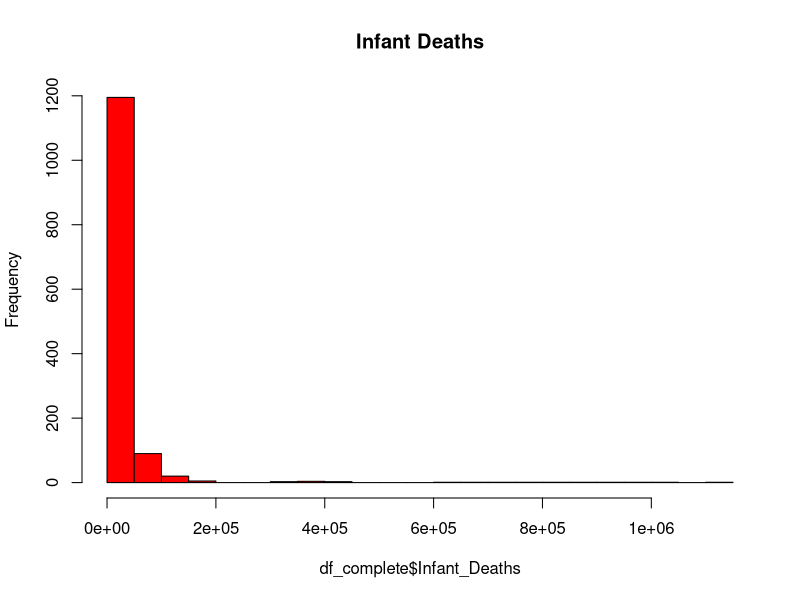
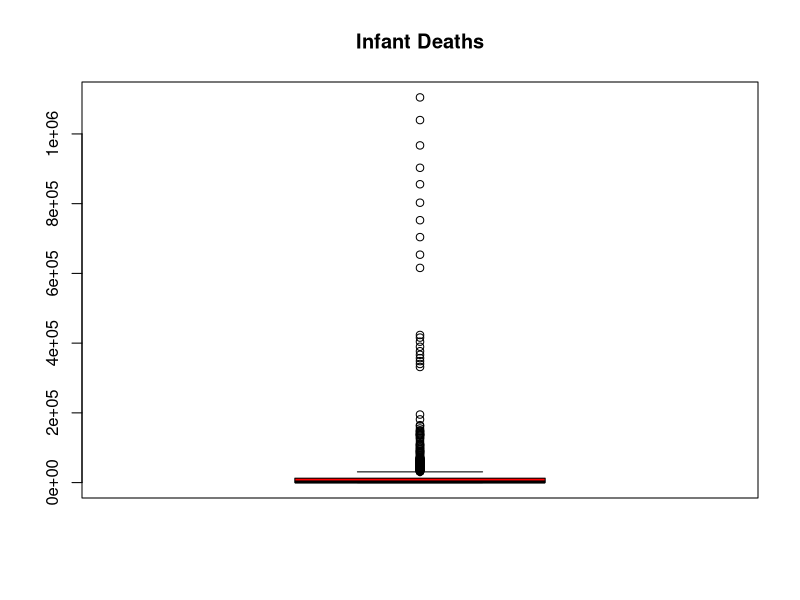
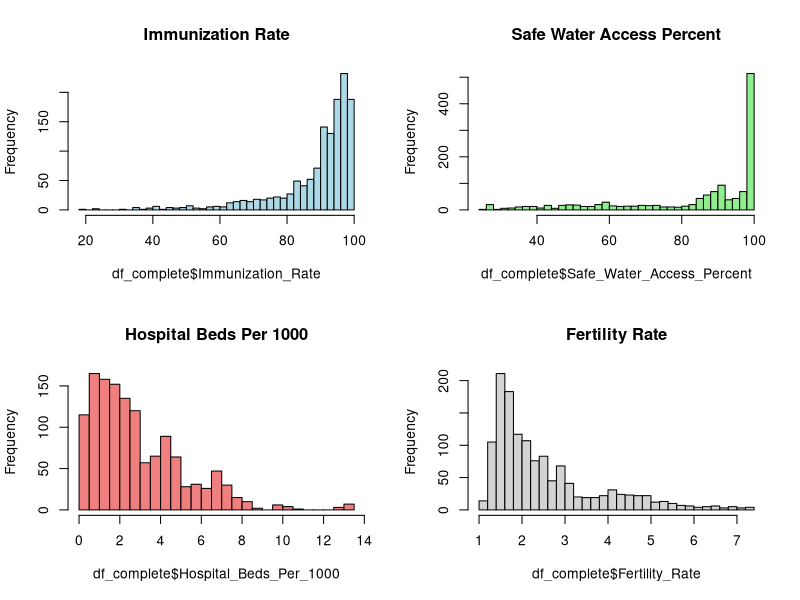
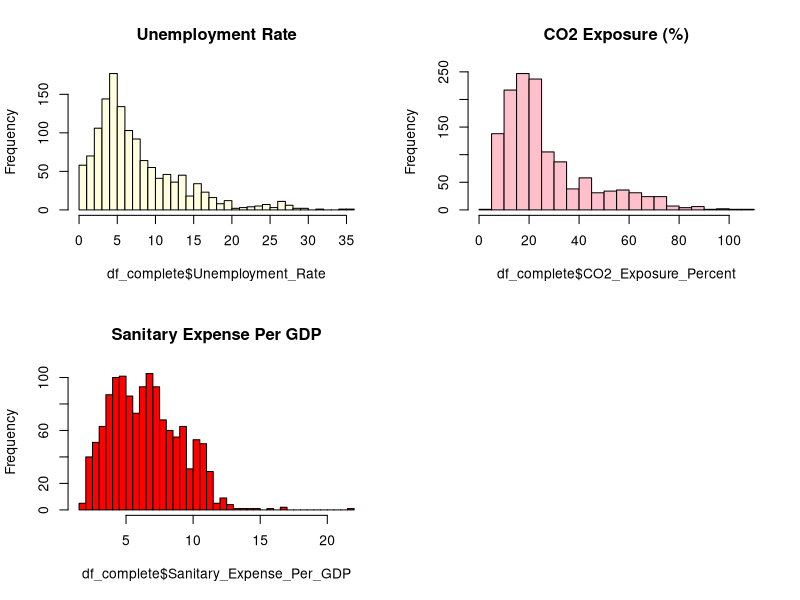
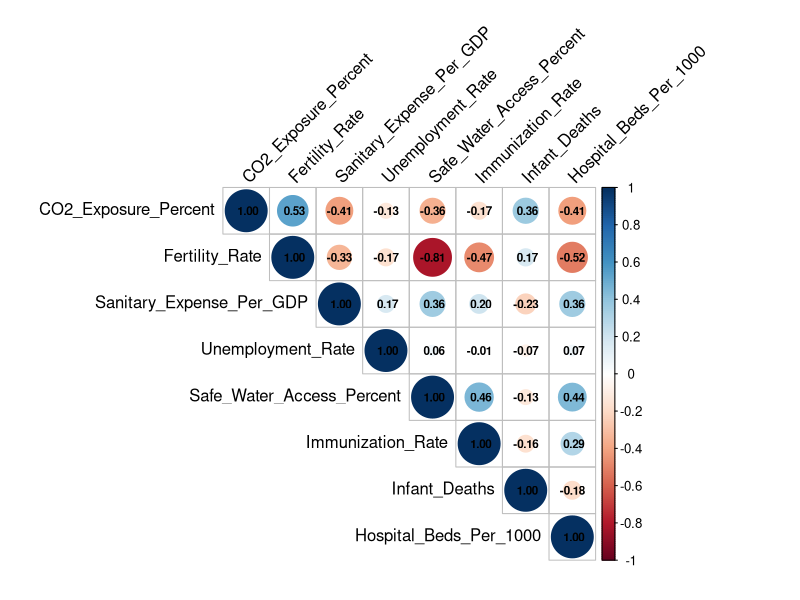
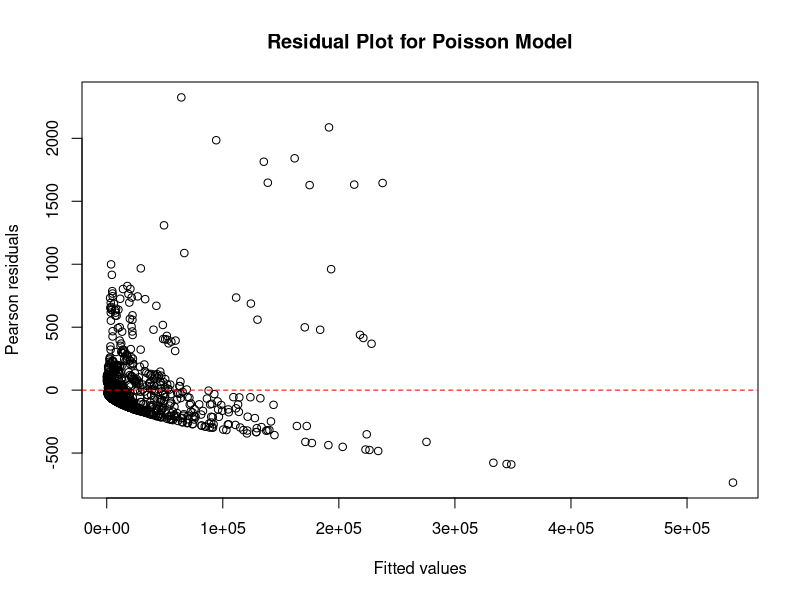
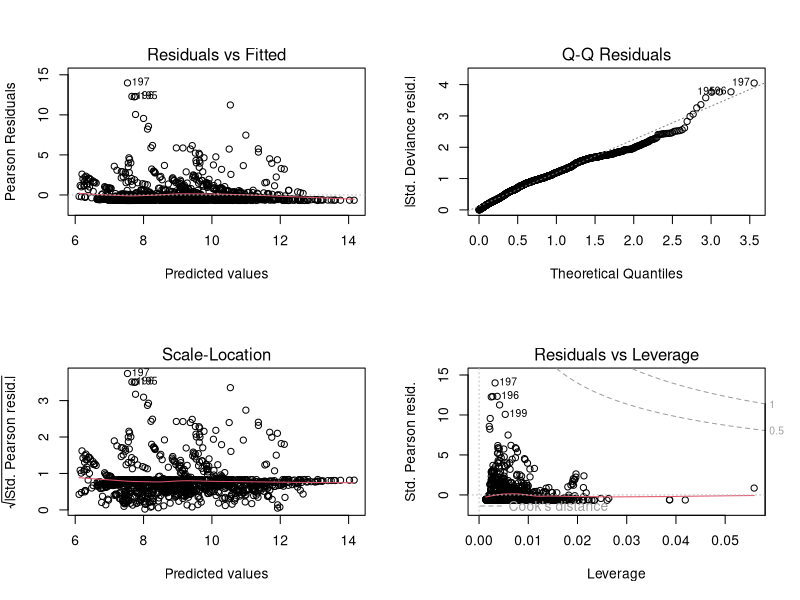

The R source for these figures, in order:
## ---- chunk 1
# Load required packages
library(survival)
library(ggplot2)
library(dplyr)
library(tidyr)
library(corrplot)
library(survminer)
library(MASS)
## ---- chunk 2
# Load dataset
data <- read.csv("global_health.csv")
summary(data)
## ---- chunk 3
data_filled <- data %>%
  dplyr::select(Country, CO2_Exposure_Percent, Fertility_Rate, Sanitary_Expense_Per_GDP, Unemployment_Rate, Safe_Water_Access_Percent, Immunization_Rate, Infant_Deaths, Hospital_Beds_Per_1000) %>%
  group_by(Country) %>%
  mutate(across(where(is.numeric), ~ ifelse(is.na(.), median(., na.rm = TRUE), .))) %>%
  ungroup()

summary(data_filled)
#View(data_filled)
## ---- chunk 4
df_complete <- data_filled[complete.cases(data_filled) &
                             !apply(data_filled, 1, function(x) any(is.infinite(x))), ]
#View(df_complete)
summary(df_complete)
## ---- chunk 5
hist(df_complete$Infant_Deaths, main = "Infant Deaths", col = "red", breaks = 30)
boxplot(df_complete$Infant_Deaths, main = "Infant Deaths", col = "red", breaks = 30)
## ---- chunk 6
# Check distributions using histograms 
par(mfrow = c(2,2))  # Arrange plots in a 2x2 grid
hist(df_complete$Immunization_Rate, main = "Immunization Rate", col = "lightblue", breaks = 30)
hist(df_complete$Safe_Water_Access_Percent, main = "Safe Water Access Percent", col = "lightgreen", breaks = 30)
hist(df_complete$Hospital_Beds_Per_1000, main = "Hospital Beds Per 1000", col = "lightcoral", breaks = 30)
hist(df_complete$Fertility_Rate, main = "Fertility Rate", col = "lightgray", breaks = 30)
hist(df_complete$Unemployment_Rate, main = "Unemployment Rate", col = "lightyellow", breaks = 30)
hist(df_complete$CO2_Exposure_Percent, main = "CO2 Exposure (%)", col = "pink", breaks = 30)
hist(df_complete$Sanitary_Expense_Per_GDP, main = "Sanitary Expense Per GDP", col = "red", breaks = 30)
## ---- chunk 7
# Reset the plotting parameters
par(mfrow = c(1,1))

# Create a correlation matrix to see relationships between variables
numeric_vars <- df_complete %>% 
  dplyr::select(CO2_Exposure_Percent, Fertility_Rate, Sanitary_Expense_Per_GDP, Unemployment_Rate, Safe_Water_Access_Percent, Immunization_Rate, Infant_Deaths, Hospital_Beds_Per_1000)

cor_matrix <- cor(numeric_vars, use = "complete.obs")
corrplot(cor_matrix, method = "circle", type = "upper", 
         tl.col = "black", tl.srt = 45, addCoef.col = "black", 
         number.cex = 0.7)
## ---- chunk 8
# 1. Fit Poisson Regression Model
poisson_model <- glm(Infant_Deaths ~ CO2_Exposure_Percent+ Fertility_Rate+ Sanitary_Expense_Per_GDP+ Unemployment_Rate+ Safe_Water_Access_Percent+ Immunization_Rate+ Hospital_Beds_Per_1000, 
                   family = poisson(link = "log"), 
                   data = df_complete)

summary(poisson_model)
## ---- chunk 9
# 2. Check for overdispersion in Poisson model
# Calculate dispersion parameter (should be close to 1 for Poisson)
dispersion_param <- sum(residuals(poisson_model, type = "pearson")^2) / poisson_model$df.residual
cat("Dispersion parameter:", dispersion_param, "\n")
## ---- chunk 10
# Visual check for overdispersion
plot(fitted(poisson_model), residuals(poisson_model, type = "pearson"),
     xlab = "Fitted values", ylab = "Pearson residuals",
     main = "Residual Plot for Poisson Model")
abline(h = 0, col = "red", lty = 2)
## ---- chunk 11
# 3. Fit Negative Binomial Regression Model to handle overdispersion

nb_model <- glm.nb(Infant_Deaths ~ CO2_Exposure_Percent+ Fertility_Rate+ Sanitary_Expense_Per_GDP+ Unemployment_Rate+ Safe_Water_Access_Percent+ Immunization_Rate+ Hospital_Beds_Per_1000,
                 data = df_complete)

summary(nb_model)
## ---- chunk 12
dispersion_param <- sum(residuals(nb_model, type = "pearson")^2) / nb_model$df.residual
cat("Dispersion parameter:", dispersion_param, "\n")
## ---- chunk 13
# 4. Compare models using AIC
cat("Poisson model AIC:", AIC(poisson_model), "\n")
cat("Negative Binomial model AIC:", AIC(nb_model), "\n")
## ---- chunk 14
# 5. Perform likelihood ratio test to compare the models
lr_test <- anova(poisson_model, nb_model, test = "Chisq")
print(lr_test)
## ---- chunk 15
# 6. Diagnostic plots for the better model (assuming negative binomial is better)
par(mfrow = c(2, 2))
plot(nb_model)
par(mfrow = c(1, 1))
